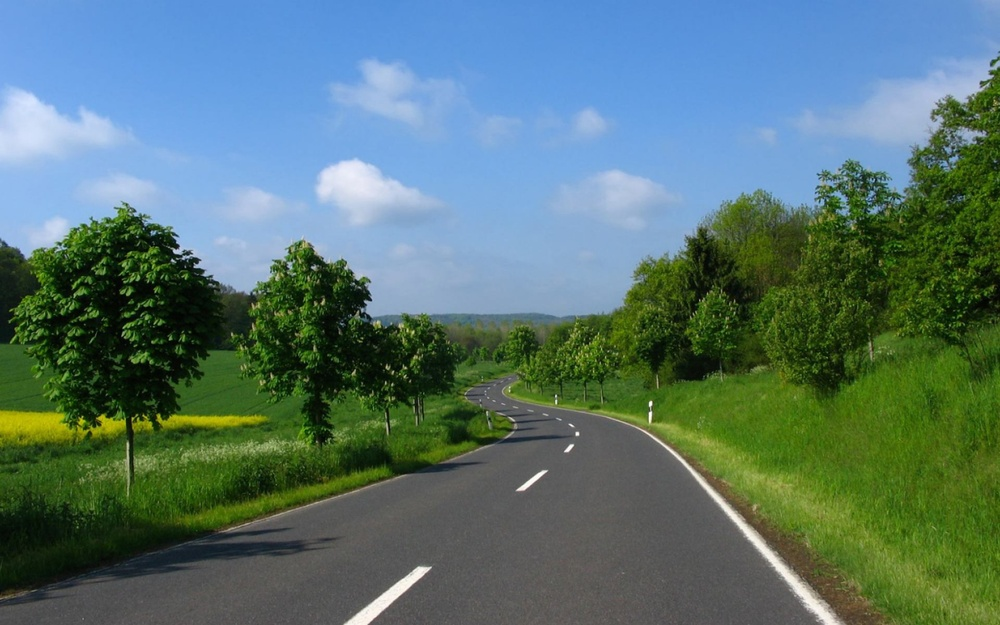
#> input picture assets/road_sample.jpg, 1000 x 625 px, shrunk from 1920 x 1200 before the run, given in place of the camera
$ python colorspace.py
#> lines starting #> are read from the running program, lines starting #| are printed output that depends on the picture; after the words box and inside, x2 and y2 are one past the last pixel; in counts of white or black regions, pixels touching at a corner belong together
import cv2
import numpy as np

cap = cv2.VideoCapture(0)

while(1):
    _, frame = cap.read()
#> frame is the input picture: shape (625, 1000, 3); mean B, G, R 112, 116.5, 87.6
    hsv = cv2.cvtColor(frame, cv2.COLOR_BGR2HSV)
#> hsv: shape (625, 1000, 3); mean H, S, V 69.1, 127.6, 137.8

    lower_blue = np.array([100, 50, 50])
    upper_blue = np.array([150, 255, 255])

    mask = cv2.inRange(hsv, lower_blue, upper_blue)
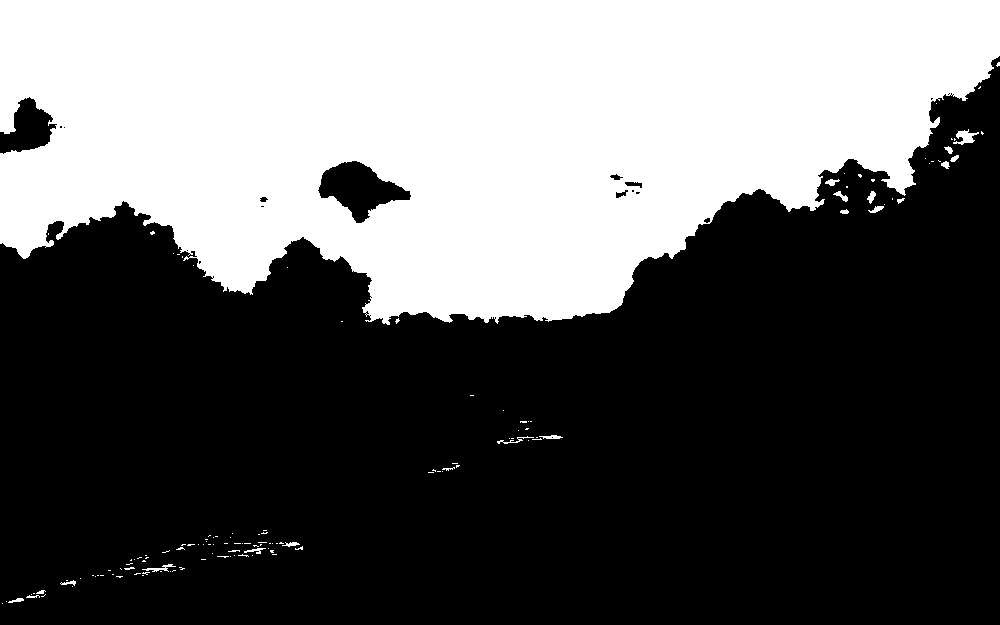
#> mask: shape (625, 1000); 38.1% white; 136 white regions (114 under 20 px), largest, box (x1, y1, x2, y2) and area: (0, 0, 1000, 325) 236215, (953, 129, 979, 145) 194, (142, 564, 176, 572) 92

    res = cv2.bitwise_and(frame, frame, mask=mask)
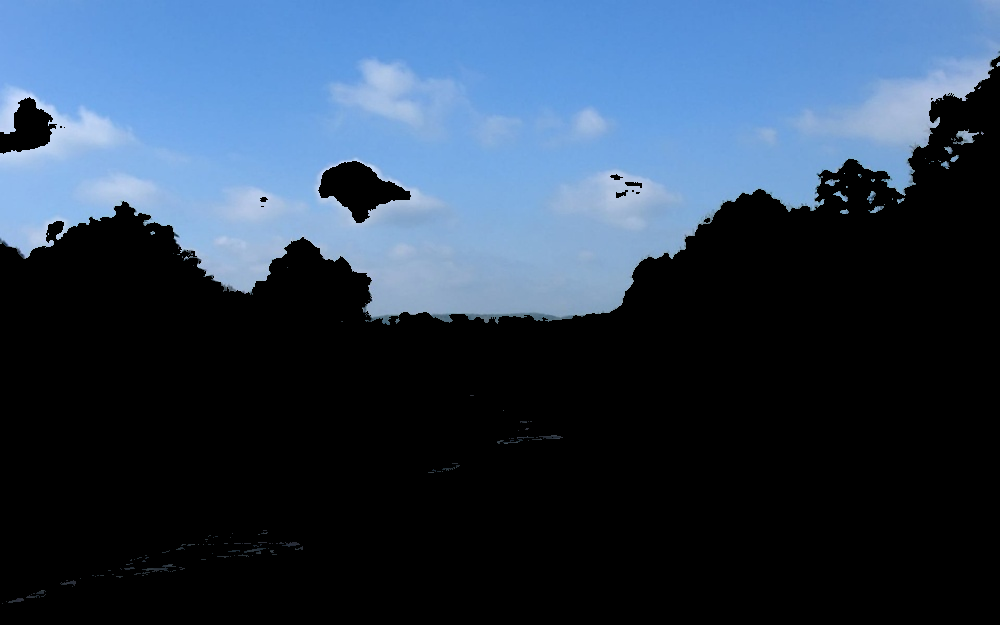
#> res: shape (625, 1000, 3); mean B, G, R 83.8, 63.2, 45.8

    cv2.imshow('frame', frame)
    cv2.imshow('mask', mask)
    cv2.imshow('res', res)
    k = cv2.waitKey(5) & 0xFF
#> (key q is pressed here)
    if k == ord('q'):
        break

cv2.destroyAllWindows()
